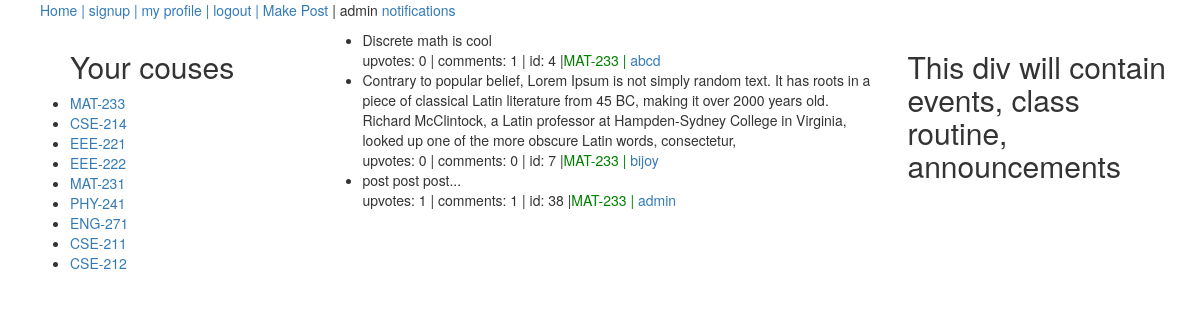
Page /posts/MAT-233/ (signed in) on the committed database.
### playground/models.py (models this page shows, shortened)
class Course(models.Model):
	semester_or_year = (
		('1', '1st'),
		('2', '2nd'),
		('3', '3rd'),
		('4', '4th'),
		('5', '5th'),
		('6', '6th'),
		('7', '7th'),
		('8', '8th'),
	)
	course_code = models.CharField(max_length=50)
	course_title = models.CharField(max_length=200)
	semester = models.CharField(max_length=10, choices=semester_or_year, default='1')
	created_by = models.ForeignKey(User, on_delete=models.CASCADE)

class Post(models.Model):
	user = models.ForeignKey(User, on_delete=models.CASCADE)
	course = models.ForeignKey(Course, on_delete=models.CASCADE)
	content = models.TextField()

### playground/views.py (the view)
# urls.py: path('posts/<str:course_code>/', views.posts_under_course, name='posts_under_course'),
def posts_under_course(request, course_code):
	course_obj = Course.objects.get(course_code=course_code)
	posts = Post.objects.filter(course=course_obj)
	u = request.user
	current_sem = u.profile.current_semester
	my_courses = Course.objects.filter(semester=current_sem)
	return render(request, 'playground/posts_list.html', {'posts': posts, 'my_courses': my_courses})

### playground/templates/playground/posts_list.html
{% extends "playground/base.html" %}
	{% block mainDiv %}
	<ul>
		{% for p in posts %}
			<li style="style-type:none">{{ p.content }}<br>upvotes: {{ p.postvote_set.all.count }} | comments: {{p.comment_set.all.count }} | id: {{p.id }} |<span style="color:green">{{p.course.course_code }} | <a href="{% url 'profile' p.user %}">{{p.user}}</a></span></li>
		{% endfor %}
	</ul>
	{% endblock %}

### playground/templates/playground/base.html (shortened to what this page needs)
<!DOCTYPE html>
<html>
<head>
	<link rel="stylesheet" href="https://maxcdn.bootstrapcdn.com/bootstrap/3.4.0/css/bootstrap.min.css">
</head>
<body>
	<nav>
		<ul>
			<li class="nav"><a href="{% url 'index' %}">Home | </a></li>
			<li class="nav"><a href="{% url 'signup' %}">signup | </a></li>
			<li class="nav"><a href="{% url 'profile' request.user %}">my profile | </a></li>
			<li class="nav"><a href="{% url 'logout' %}">logout | </a></li>
			<li class="nav"><a href="{% url 'makepost' %}">Make Post</a></li>
			<li class="nav"> | {{ request.user }} </li>
			<li class="nav"><a href="notifications/all">notifications</a></li>
		</ul>
	</nav>
	<div class="container">
		<div class="row">
			<nav class="col-sm-3">
				{% include "playground/sidediv.html" %}
			</nav>
			<div class="col-sm-6">
				{% block mainDiv %} {% endblock %}
			</div>
			<div class="col-sm-3">
				{% include "playground/rtsidediv.html" %}
			</div>
		</div>
	</div>
</body>
</html>

### playground/templates/playground/sidediv.html
		<ul>
		<h2>Your couses</h2>
			{% for c in my_courses %}
				<li><a href="{% url 'posts_under_course' c.course_code %}">{{ c.course_code }}</a></li>
			{% endfor %}
		</ul>

### playground/templates/playground/base.html (style rules this page uses)
.nav { list-style-type: none; display: inline-block; }

### rows in the picture
Course: course_code "MAT-233"
Course: course_code "CSE-214"
Course: course_code "EEE-221"
Course: course_code "EEE-222"
Course: course_code "MAT-231"
Course: course_code "PHY-241"
Course: course_code "ENG-271"
Course: course_code "CSE-211"
Course: course_code "CSE-212"
Post: content "Discrete math is cool", postvote_set.all.count "0", comment_set.all.count "1", id "4", course.course_code "MAT-233", user "abcd"
Post: content "Contrary to popular belief, Lorem Ipsum is not simply random text. It has roots in a piece of classical Latin literature from 45 BC, making it over 2000 years old. Richard McClintock, a Latin professor at Hampden-Sydney College in Virginia, looked up one of the more obscure Latin words, consectetur,", postvote_set.all.count "0", comment_set.all.count "0", id "7", course.course_code "MAT-233", user "bijoy"
Post: content "post post post...", postvote_set.all.count "1", comment_set.all.count "1", id "38", course.course_code "MAT-233", user "admin"

### other values in the picture
{{ request.user }} "admin"
